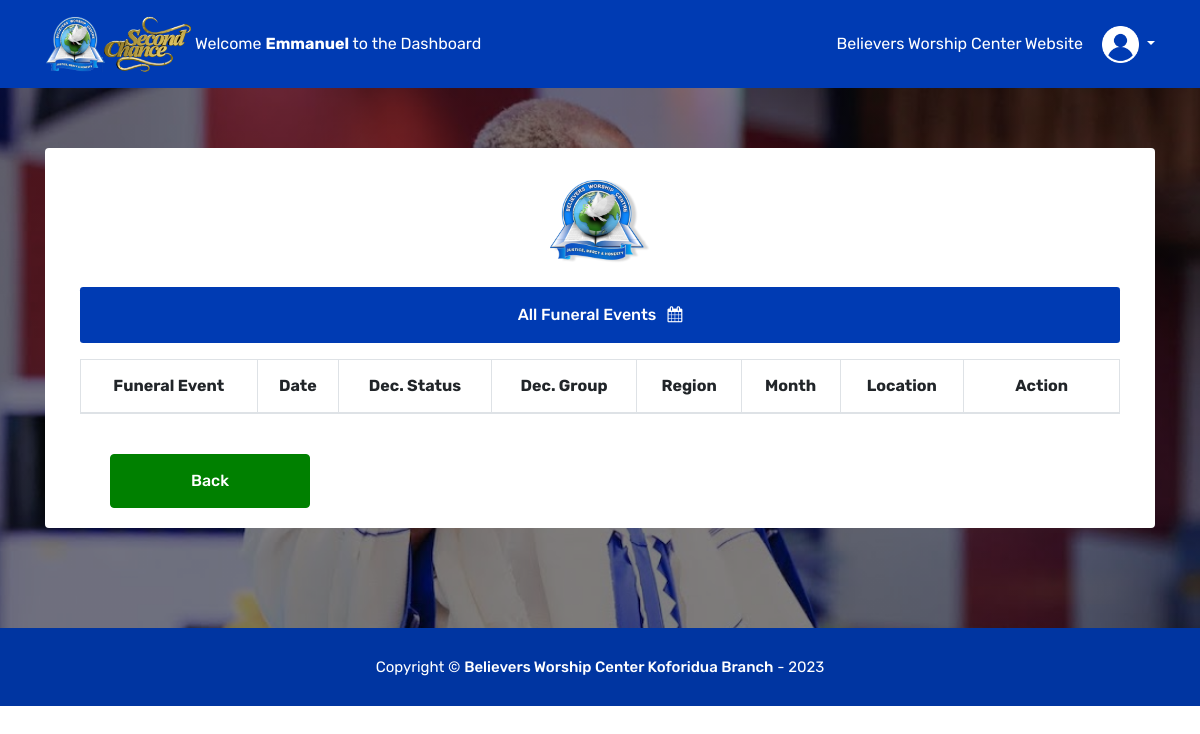
/users/funeralevents.php (signed in), run on an earlier commit of the app's database.
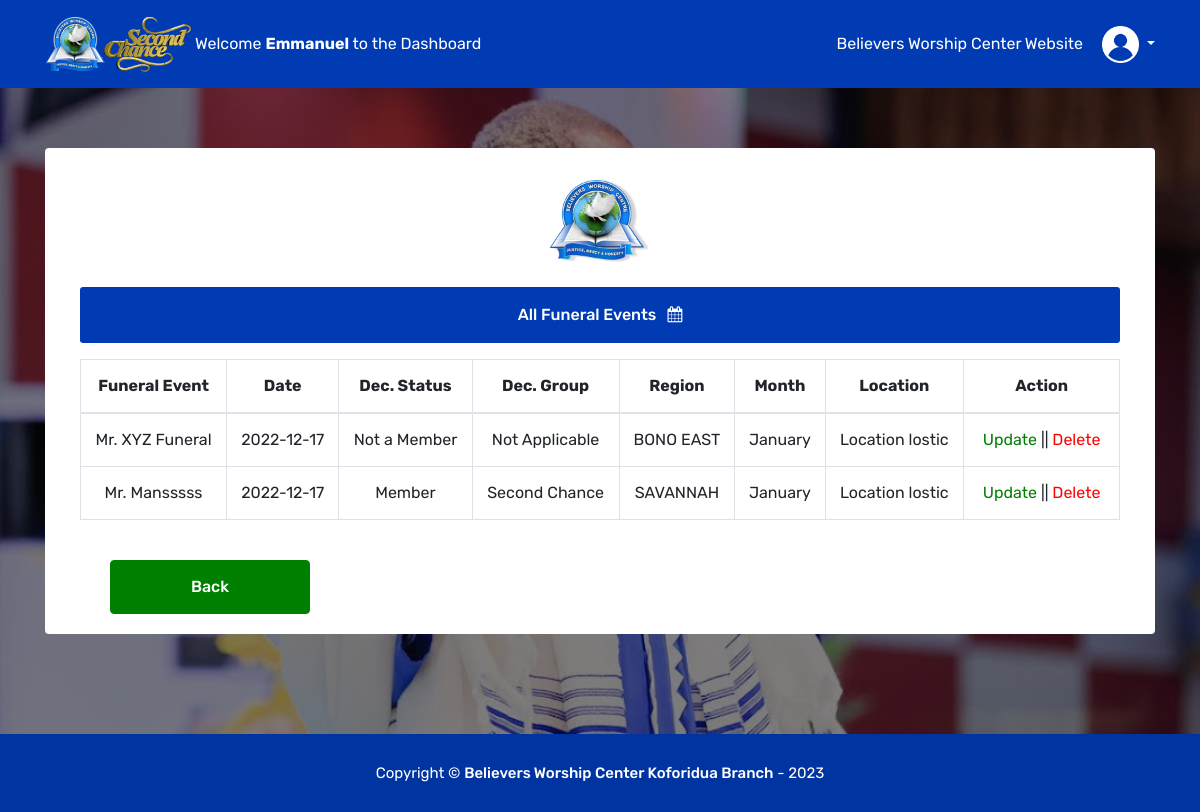
And on a later commit of the database.
### tables this page shows
CREATE TABLE `funerals` (
  `funeral_id` int(10) NOT NULL,
  `funeral_name` varchar(100) NOT NULL,
  `funeral_date` date NOT NULL,
  `deceased_status` varchar(100) NOT NULL,
  `deceased_group` varchar(100) NOT NULL,
  `funeral_region` varchar(100) NOT NULL,
  `funeral_month` varchar(100) NOT NULL,
  `funeral_location` varchar(100) NOT NULL,
  `AdminID` int(10) NOT NULL,
  `AddedBy` varchar(100) NOT NULL
);

### users/funeralevents.php (the view, shortened to what this page needs)
<!DOCTYPE html>
<html lang="en">
	<head>
  <link rel="stylesheet" href="../css/all.min.css" />
  <link rel="stylesheet" href="../css/bootstrap.min.css" />
  <link rel="stylesheet" href="../css/owl.carousel.min.css" />
  <link rel="stylesheet" href="../css/jquery.fancybox.min.css" />
  <link rel="stylesheet" href="../css/nice-select.css" />
  <link rel="stylesheet" href="../css/style.css" />
  <link rel="stylesheet" href="../css/font-awesome-4.7.0/css/font-awesome.min.css" />
  <link rel="stylesheet" href="../css/custom.css" />
	</head>
	<body class="home-one">
		<header class="header" style="background-color: #003bb3">
		<div class="container d-flex align-items-center">
		<a class="" href="index.html">
			<img src="../images/bwcLogo.png" style="width: 150px;" alt="" />
		</a>
		<span style="color:white;">Welcome <strong><?php echo $_SESSION['user']['Username']; ?></strong> to the Dashboard</span>
		<nav class="primary-menu">
			<ul>
			<li><a href="https://www.bwcghana.org/" style="font-size: 16px;">Believers Worship Center Website</a></li>
			<li>
				<div class="dropdown" >
					<button class="dropbtn dropdown-toggle"
						data-toggle="dropdown" style="background-color:transparent;border:none;">
						<img src="../images/user.png" style="width: 37px; display: inline-block;" alt="" />
					</button>
				</div>
			</li>
			</ul>
		</nav>
		</div>
  </header>
  <section class="bannerv7a">
		<div class="container d-flex justify-content-center">
			<div class="card col-lg-12 mt-5" style="border: none;margin-bottom: 0;">
				<div class="card-body">
					<div style="display: flex;justify-content: center;align-items: center;">
					</div>
						<div class="form-row">
							<div class="col-12">
								<div class="row" style="display: flex; align-items: center;justify-content: center;">
									<img src="../images/bwcLogoHome.png" style="width:100px;">
								</div>
								<div class="form-header mt-4" style="background-color: #003bb3; border-radius: 0.2rem">
									<h6 class="mt-2 text-center">
										All Funeral Events &nbsp; <i class="fa fa-calendar" style="color:white;" aria-hidden="true"></i>
									</h6>
								</div>
							</div>
							<div class="col-12 mt-3">
								<div id="trans-table" class="table-responsive">
								<?php
									$conn = mysqli_connect('localhost','root','','koforiduabwc');
									$sql="SELECT * FROM `funerals`";
									if($result=$conn->query($sql))
										{
											$output = '<table class="table table-hover table-bordered text-center">
												<thead>
													<tr>
													<th scope="col">Funeral Event </th>
													<th scope="col">Date</th>
													<th scope="col">Dec. Status</th>
													<th scope="col">Dec. Group</th>
													<th scope="col">Region</th>
													<th scope="col">Month</th>
													<th scope="col">Location</th>
													<th scope="col" style="width:15%">Action</th>
													</tr>
												</thead>
													';
											while($row=$result->fetch_assoc()){
												$fid = $row["funeral_id"];
												$fname = $row["funeral_name"];
												$fdate = $row["funeral_date"];
												$dstatus = $row["deceased_status"];
												$dgroup= $row["deceased_group"];
												$fregion = $row["funeral_region"];
												$fmonth = $row["funeral_month"];
												$flocation = $row["funeral_location"];
												$output .= '
													<tr>
													<td>'.$fname.'</td>
													<td>'.$fdate.'</td>
													<td>'.$dstatus.'</td>
													<td>'.$dgroup.'</td>
													<td>'.$fregion.'</td>
													<td>'.$fmonth.'</td>
													<td>'.$flocation.'</td>
													<td><a href="updateFuneralEvent.php?anykey='.$fid.'" style="color:green;">Update</a> ||
													<a href="deleteFuneralEvent.php?anykey='.$fid.'" style="color:red;">Delete</a></td>
													</tr>
													';
											}
											$output .= '</table>';
											echo $output;
										}
									?>
							</div>
							<div class="form-group mt-4 col-6 mb-5 text-center">
								<div class="col-3">
									<button type="button" class="btn btn-primary btn-block" id="button3"
										name="madd" onclick=" window.location.href='funerals.php'" style="background-color: green; border-color: green;float:left;">
										Back
									</button>
								</div>
							</div>
						</div>
				</div>
			</div>
		</div>
	</section>
<footer class="footer">
		<div class="foo-btm">
			<div class="container">
				<div class="row">
					<div class="col-md-12">
						<div class="copyright text-center">
							Copyright &copy; <a href="/">Believers Worship Center Koforidua Branch</a> -
						</div>
					</div>
				</div>
			</div>
		</div>
</footer>
	<link rel="stylesheet" href="https://cdnjs.cloudflare.com/ajax/libs/intl-tel-input/16.0.8/css/intlTelInput.css" />
</body>
</html>

### css/style.css (style rules this page uses)
* { margin: 0; padding: 0; -webkit-box-sizing: border-box; box-sizing: border-box; }
body { color: #6c6c6f; background-color: #fff; font-family: "Rubik", sans-serif; font-weight: 400; font-size: 16px; line-height: 28px; }
a { -webkit-transition: all 300ms ease-in-out; -o-transition: all 300ms ease-in-out; transition: all 300ms ease-in-out; }
h1, h2, h3, h4, h5, h6 { font-family: "Rubik", sans-serif; font-weight: 500; }
img { display: block; width: 100%; height: auto; position: relative; }
ul { margin: 0; padding: 0; list-style: none; }
section { display: block; position: relative; padding: 100px 0; width: 100%; }
.btn { color: #fff; display: inline-block; font-size: 16px; font-weight: 500; line-height: 0.8; text-transform: capitalize; min-width: 200px; padding: 20px 25px; position: relative; overflow: hidden; }
@media screen and (min-width: 992px) { .btn:first-of-type { margin-right: 25px; } }
.header .primary-menu ul li a { font-size: 12px; }
.header, .header02, .header03, .header04 { display: block; position: absolute; left: 0; top: 0; height: 88px; width: 100%; z-index: 9; -webkit-transition: all 0.5s; -o-transition: all 0.5s; transition: all 0.5s; background-color: rgba(0, 0, 0, 0.1); }
.header .container, .header02 .container, .header03 .container, .header04 .container { position: relative; height: 100%; }
.header .primary-menu, .header02 .primary-menu, .header03 .primary-menu, .header04 .primary-menu { margin-left: auto; }
.header .primary-menu ul li, .header02 .primary-menu ul li, .header03 .primary-menu ul li, .header04 .primary-menu ul li { display: inline-block; position: relative; }
.header .primary-menu ul li a, .header02 .primary-menu ul li a, .header03 .primary-menu ul li a, .header04 .primary-menu ul li a { color: #fff; display: block; text-transform: capitalize; padding: 5px 25px; position: relative; }
@media screen and (min-width: 992px) { .header .primary-menu ul li a, .header02 .primary-menu ul li a, .header03 .primary-menu ul li a, .header04 .primary-menu ul li a { padding: 30px 15px; } }
.footer { background-size: auto; background-position: center top; background-repeat: no-repeat; background-image: url("../images/footer-bg.png"); position: relative; width: 100%; }
.footer .foo-btm { background-color: rgba(0, 0, 0, 0.1); padding: 25px; }
.footer .copyright { color: #fff; font-size: 15px; text-align: center; }
.footer .copyright a { color: #fff; display: inline-block; font-weight: 500; }
@media screen and (min-width: 768px) { .footer .copyright { text-align: right; } }
.fa { color: #003bb3; }

### users/funeralevents.php (style rules this page uses)
.form-header { padding: 10px; background-color: #003bb3; color: white; background-size: 300px 100px; }
footer { background-color:#003bb3 !important; border-color: #003bb3 !important; z-index: -2 !important; }
.bannerv7a { background-image: linear-gradient(rgba(0, 0, 0, 0.5), rgba(0, 0, 0, 0.5)), url("../images/5.jpg"); background-size: cover; background-attachment: fixed; background-size:cover; background-repeat: no-repeat; background-position: top; }
.dropdown-toggle { color:white; }

What changed in the data, as far as the page shows it:
added funerals: funeral_name "Mr. XYZ Funeral", funeral_date "2022-12-17", deceased_status "Not a Member", deceased_group "Not Applicable", funeral_region "BONO EAST", funeral_month "January", funeral_location "Location lostic"
added funerals: funeral_name "Mr. Mansssss", funeral_date "2022-12-17", deceased_status "Member", deceased_group "Second Chance", funeral_region "SAVANNAH", funeral_month "January", funeral_location "Location lostic"
